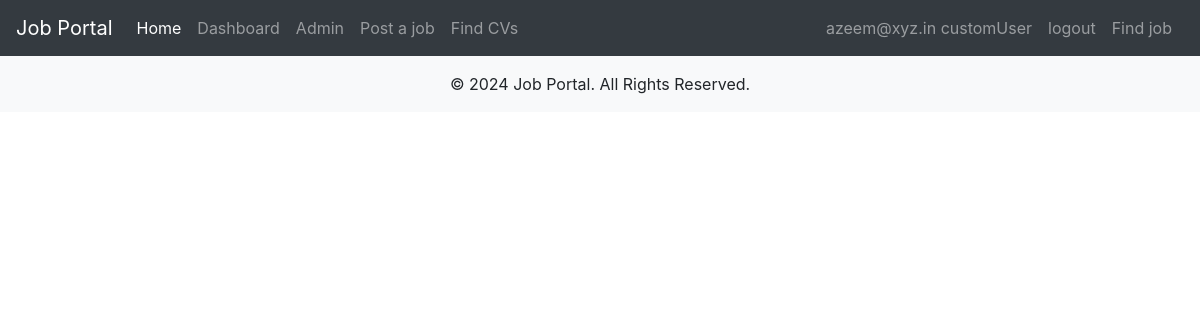
Before: /JobApp/recruiter_job_view/ (signed in) with the older database file.
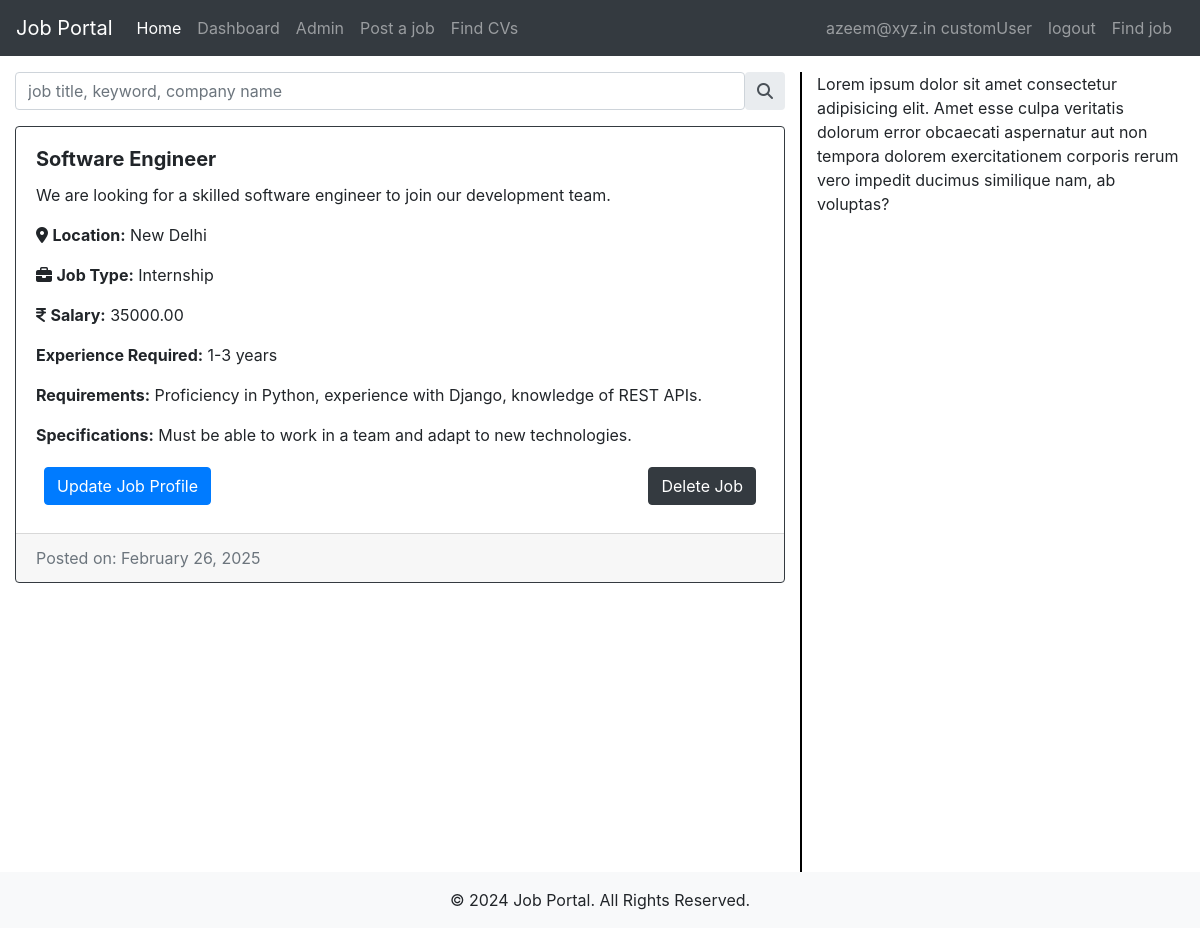
After: the same page with the newer database file.
### JobApp/models.py (models this page shows, shortened)
class Job(models.Model):
    recruiter = models.ForeignKey(
        CustomUser,
        on_delete=models.CASCADE,
        limit_choices_to={'user_type': 'recruiter'}
    )
    title = models.CharField(max_length=255)
    description = models.TextField()
    location = models.CharField(max_length=255)
    job_type = models.CharField(
        max_length=50,
        choices=[
            ('full-time', 'Full-time'),
            ('part-time', 'Part-time'),
            ('internship', 'Internship')
        ]
    )
    salary = models.DecimalField(
        max_digits=10,
        decimal_places=2,
        null=True,
        blank=True
    )
    skills =models.ManyToManyField("Skill", related_name='technical_skill',blank=True)
    requirements = models.TextField(help_text="List of job requirements")
    experience_required = models.CharField(
        max_length=100,
        help_text="Required experience level"
    )
    specifications = models.TextField(
        null=True,
        blank=True,
        help_text="Any other specific requirements"
    )
    education=models.CharField(_("Education"), max_length=50,choices=education, default='masters')
    language=models.CharField(_("Languages"), max_length=50,choices=language,default='eng')
    schedule=models.CharField(_("Shift and schedule"), max_length=50,choices=shift,default='morning')
    work_mode = models.CharField(
        max_length=10,
        choices=WORK_MODE_CHOICES,
        default='Onsite',  # Default to 'Onsite'
    )
    created_at = models.DateTimeField(auto_now_add=True, null=True)
    updated_at = models.DateTimeField(auto_now=True, null=True)
    is_published = models.BooleanField(default=False)
    is_closed = models.BooleanField(default=False)
    Vacancy = models.CharField(max_length=10, null=True)
    end_date = models.DateField(max_length=20, null=True,default='None')
    gender = models.CharField(max_length=30,choices=gender_chioce ,blank=True)
    likes=models.ManyToManyField(CustomUser,related_name='job_likes')

### JobApp/permission.py (the view)
    def wrap(request, *args, **kwargs):
        if request.user.user_type == 'recruiter':
            return function(request, *args, **kwargs)
        else:
            raise PermissionDenied

### JobApp/permission.py (called while the page is built)
def user_is_recruiter(function):
    def wrap(request, *args, **kwargs):
        if request.user.user_type == 'recruiter':
            return function(request, *args, **kwargs)
        else:
            raise PermissionDenied
    return wrap

### JobApp/views.py (called while the page is built)
@login_required(login_url=reverse_lazy('Account:signin'))
@user_is_recruiter
def recruiter_job_view(request):
    if request.user.is_authenticated:
        recruiter_jobs=Job.objects.filter(recruiter=request.user)
        print(request.user)
        return render(request, 'JobApp/recruiterJobPage.html', {'recruiter_jobs':recruiter_jobs})
    else:
        return redirect('Account:signin')

### users/models.py (called while the page is built)
    def __str__(self):
        return  f'{self.email} customUser'

### templates/JobApp/recruiterJobPage.html (shortened to what this page needs)
{% extends "base.html" %}
{% load static %}
{% block content %}
<link rel="stylesheet" href="https://cdnjs.cloudflare.com/ajax/libs/font-awesome/6.6.0/css/all.min.css" />
{% include "recruiter_navbar.html" %}
{% if recruiter_jobs %}
<div class="container-fluid mt-3">
    <div class="row">
        <div class="col-md-8">
            <div class="input-group rounded mb-3">
                <input type="search" class="form-control rounded" placeholder="job title, keyword, company name" aria-label="Search" aria-describedby="search-addon" />
                <span class="input-group-text border-0" id="search-addon">
                    <i class="fas fa-search"></i>
                </span>
            </div>
            {% for job in recruiter_jobs %}
            <div class="card  shadow-sm mb-4 border border-dark rounded" >
                <article class="card-body">
                    <h5 class="card-title"><b>{{ job.title }}</b></h5>
                    <p class="card-text">{{ job.description|truncatewords:20 }}</p>
                    <p><i class="fa-sharp fa-solid fa-location-dot"></i>
                        <strong>Location:</strong> {{ job.location }}</p>
                    <p><i class="fa-solid fa-briefcase"></i> <strong>Job Type:</strong> {{ job.get_job_type_display }}</p>
                    <p> <i class="fa-solid fa-indian-rupee-sign"></i> <strong>Salary:</strong> {{ job.salary|default:"Not specified" }}</p>
                    <p> <strong>Experience Required:</strong> {{ job.experience_required }}</p>
                    <p><strong>Requirements:</strong> {{ job.requirements|linebreaksbr }}</p>
                    {% if job.specifications %}
                    <p><strong>Specifications:</strong> {{ job.specifications|linebreaksbr }}</p>
                    {% endif %}
                    <div class="row p-1 m-1 d-flex justify-content-between">
                        <a href="" class="btn btn-primary">Update Job Profile</a>
                        <a href="" class="btn btn-dark">Delete Job</a>
                    </div>
                </article>
                <div class="card-footer text-muted">
                    Posted on: {{ job.created_at|date:"F d, Y" }}
                </div>
            </div>
            {% endfor %}
        </div>
        <div class="col-md-4" style="border-left: 2px solid black; height: 100vh;">
            <p>Lorem ipsum dolor sit amet consectetur adipisicing elit. Amet esse culpa veritatis dolorum error obcaecati aspernatur aut non tempora dolorem exercitationem corporis rerum vero impedit ducimus similique nam, ab voluptas?</p>
        </div>
    </div>
</div>
{% endif %}
<footer class="bg-light py-3">
    <div class="container">
        <p class="text-center mb-0">&copy; 2024 Job Portal. All Rights Reserved.</p>
    </div>
</footer>
{% endblock %}

Changed rows visible on the page:
added Job: title "Software Engineer", description "We are looking for a skilled software engineer to join our development team.", location "New Delhi", job_type "Internship", salary "35000.00", experience_required "1-3 years", requirements "Proficiency in Python, experience with Django, knowledge of REST APIs.", specifications "Must be able to work in a team and adapt to new technologies.", created_at "February 26, 2025"
Other visible differences:
text now shown: "Lorem ipsum dolor sit amet consectetur adipisicing elit. Amet esse culpa veritatis dolorum error obcaecati aspernatur aut non tempora dolorem exercitationem corporis rerum vero impedit ducimus similique nam, ab voluptas?"
